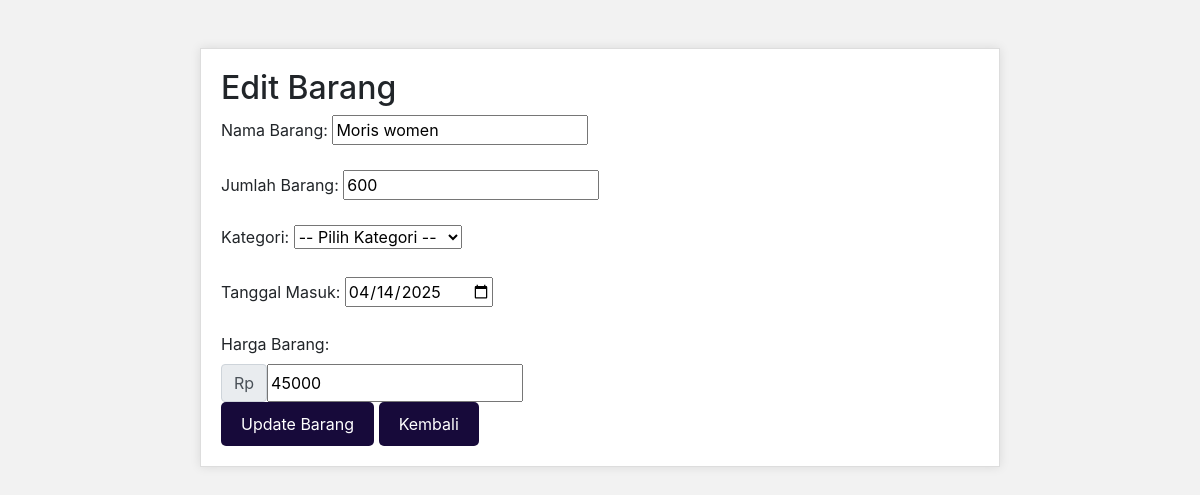
/c1/edit.php?id=4, run on the app's committed database.
### tables this page shows
CREATE TABLE `barang` (
  `BarangID` int(11) NOT NULL,
  `nama_barang` varchar(100) DEFAULT NULL,
  `jumlah_barang` int(11) NOT NULL,
  `kategori` enum('P','L') DEFAULT NULL,
  `tanggal_masuk` date NOT NULL,
  `harga_barang` decimal(10,0) NOT NULL,
  `UserID` int(11) DEFAULT NULL
);

### c1/edit.php (the view, shortened to what this page needs)
<?php
include("koneksi.php");
$BarangID = $_GET["id"];
$sql = "SELECT * FROM barang WHERE BarangID=$BarangID";
$result = mysqli_query($koneksi, $sql);
$barang = mysqli_fetch_assoc($result);
?>
<!DOCTYPE html>
<html lang="id">
<head>
    <link rel="stylesheet" href="https://maxcdn.bootstrapcdn.com/bootstrap/4.0.0/css/bootstrap.min.css">
</head>
<body>
<div class="container mt-5">
    <h2>Edit Barang</h2>
    <?php if ($barang): ?>
        <form action="update.php" method="POST">
            <div class="form-group">
                <label for="nama_barang">Nama Barang:</label>
                <input type="text" name="nama_barang" value="<?php echo $barang['nama_barang']; ?>" required>
            </div>
            <div class="form-group">
                <label for="jumlah_barang">Jumlah Barang:</label>
                <input type="number" name="jumlah_barang" value="<?php echo $barang['jumlah_barang']; ?>">
            </div>
            <div class="form-group">
              <label>Kategori:</label>
              <select name="kategori" required>
              <option value="" selected disabled>-- Pilih Kategori --</option>
            </select>
            </div>
            <div class="form-group">
                <label for="tanggal_masuk">Tanggal Masuk:</label>
                <input type="date" name="tanggal_masuk" value="<?php echo $barang['tanggal_masuk']; ?>">
            </div>
            <div>
                <label class="form-label">Harga Barang:</label>
                <div class="input-group">
                  <span class="input-group-text">Rp</span>
                <input type="number" name="harga_barang" value="<?php echo $barang['harga_barang']; ?>">
            </div>
                </div>
            <button type="submit" class="btn btn-primary">Update Barang</button>
            <a href="tampil_data.php" class="btn btn-secondary">Kembali</a>
        </form>
    <?php else: ?>
        <p>Barang tidak ditemukan.</p>
    <?php endif; ?>
</div>
</body>
</html>

### c1/edit.php (style rules this page uses)
body { background-color: #f2f2f2; }
.container { max-width: 800px; margin: 40px auto; padding: 20px; background-color: #fff; border: 1px solid #ddd; box-shadow: 0 0 10px rgba(0, 0, 0, 0.1); }
.form-group { margin-bottom: 20px; }
.btn { padding: 10px 20px; font-size: 16px; border: none; border-radius: 5px; background-color:rgb(23, 10, 58); color: #fff; cursor: pointer; }

### data on the page
barang: nama_barang "Moris women", jumlah_barang "600", tanggal_masuk "04/14/2025", harga_barang "45000"
